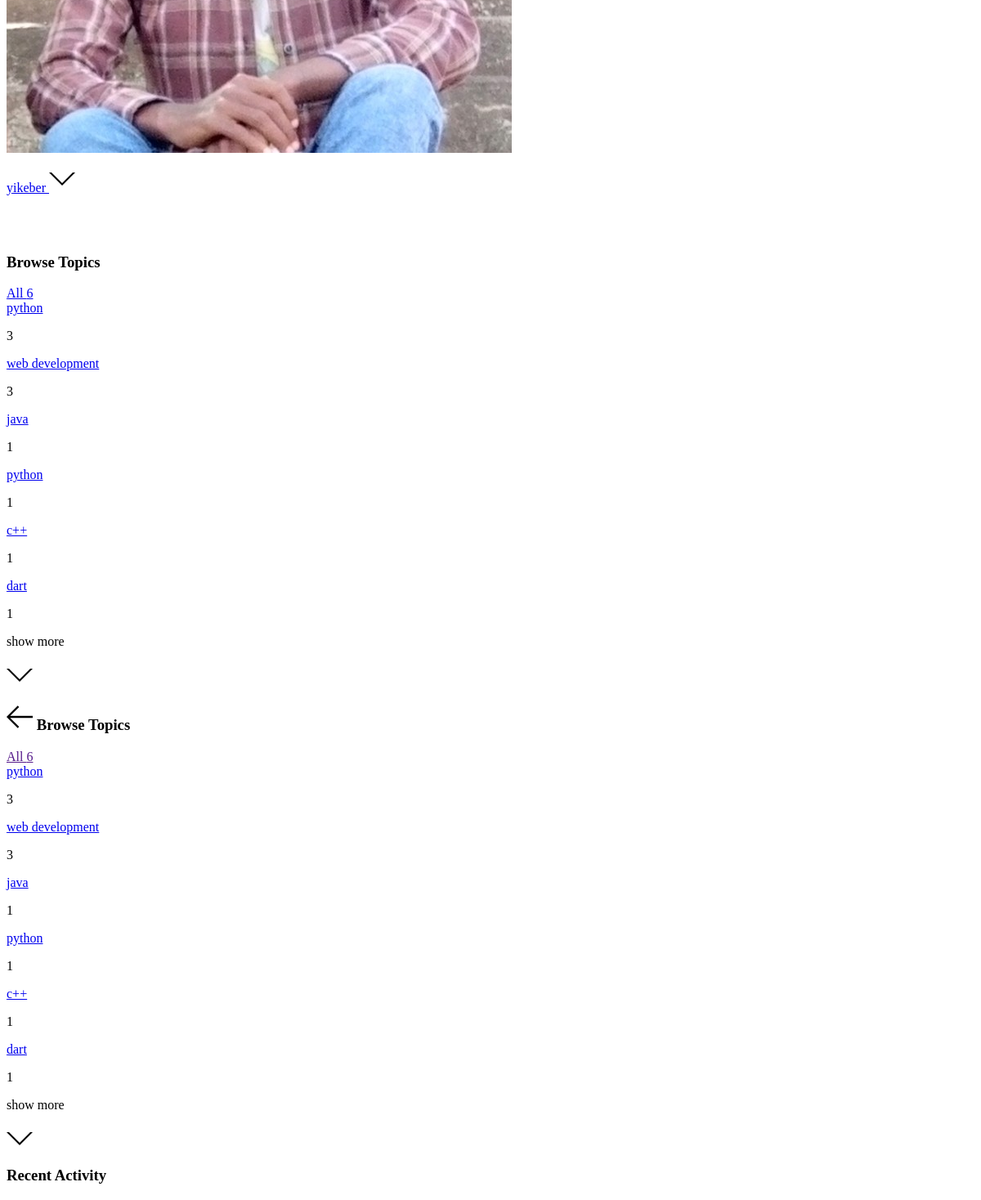
Page /topics/ (signed in, lower part) on the earlier database version.
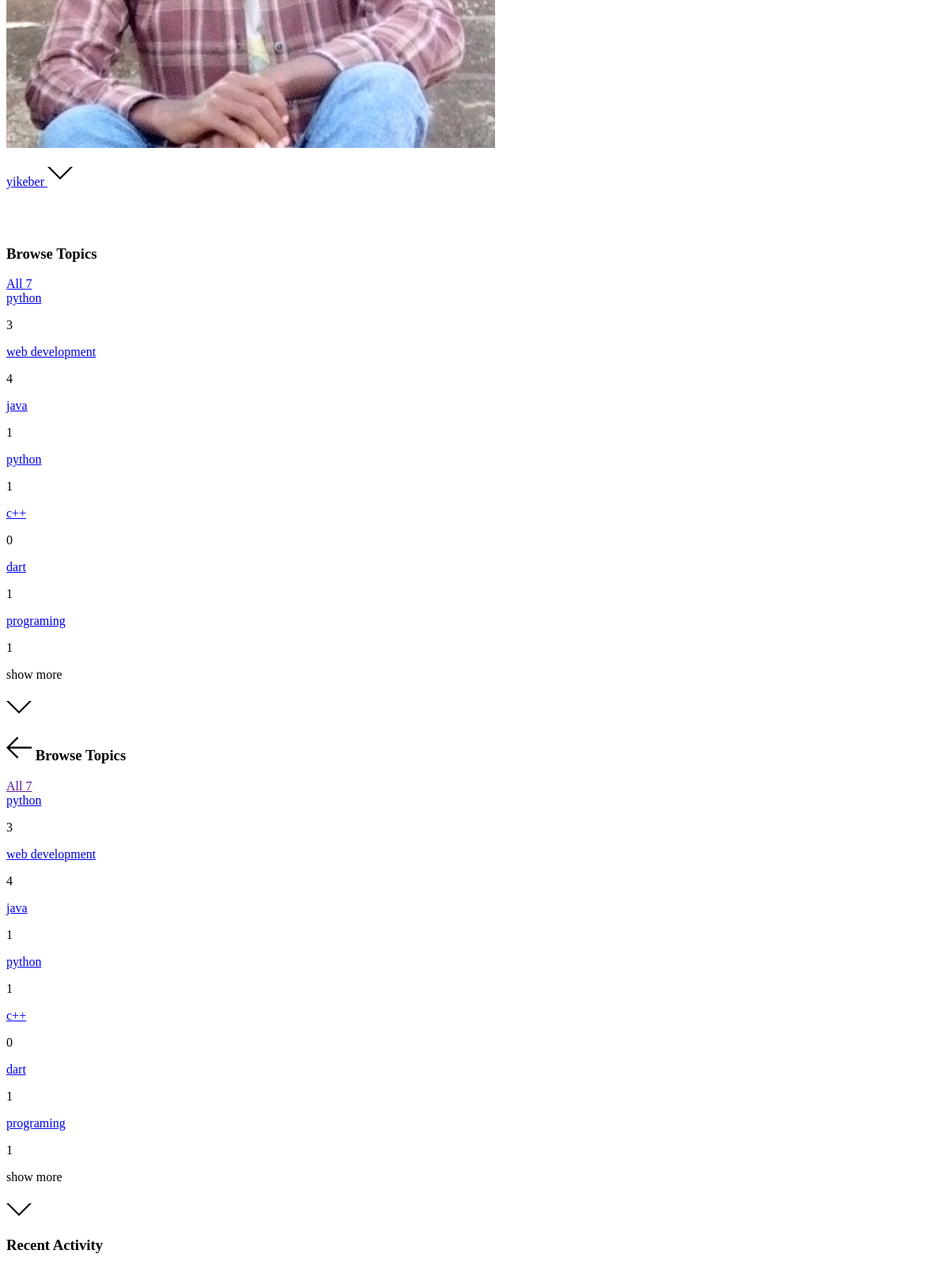
Same page on the later database version.
### Backend/base/models.py (models this page shows, shortened)
class Topic(models.Model):
    name = models.CharField(max_length=200)

### Backend/base/views.py (the view)
# urls.py: path('topics/',views.getTopics,name='topics'),
@login_required(login_url='login')
def getTopics(request):
    topics = Topic.objects.all()
    context  = {
        'topics':topics,
    }
    return render(request,'base/show_topics.html',context)

### Frontend/templates/base/show_topics.html
{% extends 'base/home.html'%}
{%load static %}
{%block home-content%}
<div class=" bg-gray-700 overflow-y-scroll max-h-screen ">
    <h3 class="bg-purple-700 opacity-75 ml-4 mt-3 pl-4  py-2 rounded flex flex-row items-center"><a
            href="{{request.META.HTTP_REFERER}}" class="px-2"><img src="{% static 'assets/icons/arrow-left.svg' %}"
                class="w-4 h-4 " alt="left-arrow"></a>
        <span>Browse Topics</span>
    </h3>
    <div class=" border border-green-600 m-2 p-2 rounded">
        <a href="" class="mx-4">All <span
                class="px-2  mx-3 bg-gray-200  rounded text-blue-400">{{topics.count}}</span></a>
        {% for topic in topics %}
        <div class="flex flex-row justify-between text-gray-200  my-5 mx-3">
            <a href="{% url 'home'   %}?q={{topic.name}}"
                class="hover:border-l hover:border-green-500 hover:rounded">{{topic.name}} </a>
            <p class="px-2  mx-3 bg-gray-200  rounded text-blue-400">{{topic.room_set.all.count}}</p>
        </div>
        {% endfor %}
        <div class="flex flex-row  py-2 bg-gray-800 bg-opacity-25 w-full">
            <p>show more</p>
            <a href="{%url 'topics'%}"><svg class="w-4 h-4 sm:ml-8 mt-2 fill-current" xmlns="http://www.w3.org/2000/svg"
                    width="32" height="32" viewBox="0 0 32 32">
                    <title>chevron-down</title>
                    <path d="M16 21l-13-13h-3l16 16 16-16h-3l-13 13z"></path>
                </svg>
            </a>
        </div>
    </div>
</div>
{% endblock home-content%}

### Frontend/templates/base/topics_component.html
<div class=" bg-gray-700 overflow-y-scroll h-screen">
    <div>
        <h3 class="text-teal-500 mx-4">Browse Topics</h3>
        <a href="{%url 'home'%}" class="mx-4">All <span
                class="px-2  mx-3 bg-gray-200  rounded text-blue-400">{{topics.count}}</span></a>
        {% for topic in topics%}
        <div class="flex flex-row justify-between text-gray-200 my-5 mx-3  hover:text-yellow-500">
            <a href="{% url 'home'   %}?q={{topic.name}}">{{topic.name}} </a>
            <p class="px-2  mx-3 bg-gray-200  rounded text-blue-400 ">{{topic.room_set.all.count}}</p>
        </div>
        {% endfor %}
        <div class="flex flex-row  py-2 bg-gray-800 bg-opacity-25 w-full">
            <p>show more</p>
            <a href="{%url 'topics'%}"><svg class="w-4 h-4 sm:ml-8 mt-2 fill-current" xmlns="http://www.w3.org/2000/svg"
                    width="32" height="32" viewBox="0 0 32 32">
                    <title>chevron-down</title>
                    <path d="M16 21l-13-13h-3l16 16 16-16h-3l-13 13z"></path>
                </svg>
            </a>
        </div>
    </div>
</div>

Differences in the rows shown:
computed for Topic "web development": room_set.all.count "3" → "4"
computed for Topic (number 5 of 7 on the later page): room_set.all.count "1" → "0"
added Topic: name "programing", room_set.all.count "1"
Other differences:
{{ topics.count }}: "6" → "7"
